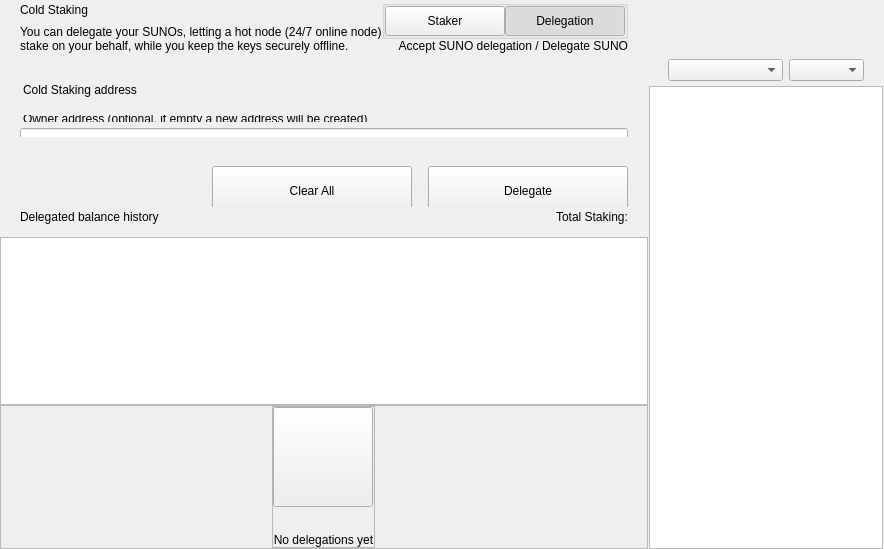
<?xml version="1.0" encoding="UTF-8"?>
<ui version="4.0">
 <class>ColdStakingWidget</class>
 <widget class="QWidget" name="ColdStakingWidget">
  <property name="geometry">
   <rect>
    <x>0</x>
    <y>0</y>
    <width>629</width>
    <height>549</height>
   </rect>
  </property>
  <property name="windowTitle">
   <string>Form</string>
  </property>
  <layout class="QHBoxLayout" name="horizontalLayout_1" stretch="2,1">
   <property name="spacing">
    <number>0</number>
   </property>
   <property name="leftMargin">
    <number>0</number>
   </property>
   <property name="topMargin">
    <number>0</number>
   </property>
   <property name="rightMargin">
    <number>0</number>
   </property>
   <property name="bottomMargin">
    <number>0</number>
   </property>
   <item>
    <widget class="QWidget" name="left" native="true">
     <layout class="QVBoxLayout" name="verticalLayout_3">
      <property name="leftMargin">
       <number>0</number>
      </property>
      <property name="topMargin">
       <number>0</number>
      </property>
      <property name="rightMargin">
       <number>0</number>
      </property>
      <property name="bottomMargin">
       <number>0</number>
      </property>
      <item>
       <layout class="QVBoxLayout" name="verticalLayout_2">
        <property name="spacing">
         <number>0</number>
        </property>
        <item>
         <layout class="QVBoxLayout" name="verticalLayoutTop">
          <property name="spacing">
           <number>0</number>
          </property>
          <property name="leftMargin">
           <number>0</number>
          </property>
          <property name="rightMargin">
           <number>0</number>
          </property>
          <item>
           <widget class="QWidget" name="containerTitle" native="true">
            <property name="sizePolicy">
             <sizepolicy hsizetype="Preferred" vsizetype="Minimum">
              <horstretch>0</horstretch>
              <verstretch>0</verstretch>
             </sizepolicy>
            </property>
            <property name="maximumSize">
             <size>
              <width>16777215</width>
              <height>100</height>
             </size>
            </property>
            <layout class="QHBoxLayout" name="containerTitleLayout">
             <property name="spacing">
              <number>0</number>
             </property>
             <property name="leftMargin">
              <number>20</number>
             </property>
             <property name="topMargin">
              <number>0</number>
             </property>
             <property name="rightMargin">
              <number>20</number>
             </property>
             <property name="bottomMargin">
              <number>0</number>
             </property>
             <item>
              <layout class="QVBoxLayout" name="verticalLayout11">
               <property name="spacing">
                <number>5</number>
               </property>
               <item>
                <widget class="QLabel" name="labelTitle">
                 <property name="text">
                  <string>Cold Staking</string>
                 </property>
                </widget>
               </item>
               <item>
                <widget class="QLabel" name="labelSubtitle1">
                 <property name="maximumSize">
                  <size>
                   <width>16777215</width>
                   <height>16777215</height>
                  </size>
                 </property>
                 <property name="text">
                  <string>You can delegate your SUNOs, letting a hot node (24/7 online node)
stake on your behalf, while you keep the keys securely offline.</string>
                 </property>
                </widget>
               </item>
              </layout>
             </item>
             <item>
              <spacer name="horizontalSpacer">
               <property name="orientation">
                <enum>Qt::Horizontal</enum>
               </property>
               <property name="sizeHint" stdset="0">
                <size>
                 <width>40</width>
                 <height>20</height>
                </size>
               </property>
              </spacer>
             </item>
             <item>
              <widget class="QWidget" name="containerViewPrivacyChecks" native="true">
               <layout class="QVBoxLayout" name="containerPrivacyChecks">
                <property name="spacing">
                 <number>0</number>
                </property>
                <property name="leftMargin">
                 <number>0</number>
                </property>
                <property name="topMargin">
                 <number>0</number>
                </property>
                <property name="rightMargin">
                 <number>0</number>
                </property>
                <property name="bottomMargin">
                 <number>0</number>
                </property>
                <item alignment="Qt::AlignHCenter|Qt::AlignVCenter">
                 <widget class="QGroupBox" name="groupBox">
                  <property name="title">
                   <string/>
                  </property>
                  <layout class="QHBoxLayout" name="horizontalLayout_2_1">
                   <property name="spacing">
                    <number>0</number>
                   </property>
                   <property name="leftMargin">
                    <number>0</number>
                   </property>
                   <property name="topMargin">
                    <number>0</number>
                   </property>
                   <property name="rightMargin">
                    <number>0</number>
                   </property>
                   <property name="bottomMargin">
                    <number>0</number>
                   </property>
                   <item>
                    <widget class="QPushButton" name="pushLeft">
                     <property name="minimumSize">
                      <size>
                       <width>120</width>
                       <height>30</height>
                      </size>
                     </property>
                     <property name="maximumSize">
                      <size>
                       <width>120</width>
                       <height>30</height>
                      </size>
                     </property>
                     <property name="focusPolicy">
                      <enum>Qt::NoFocus</enum>
                     </property>
                     <property name="text">
                      <string>Staker</string>
                     </property>
                     <property name="checkable">
                      <bool>true</bool>
                     </property>
                     <property name="autoExclusive">
                      <bool>true</bool>
                     </property>
                    </widget>
                   </item>
                   <item>
                    <widget class="QPushButton" name="pushRight">
                     <property name="minimumSize">
                      <size>
                       <width>120</width>
                       <height>30</height>
                      </size>
                     </property>
                     <property name="maximumSize">
                      <size>
                       <width>120</width>
                       <height>30</height>
                      </size>
                     </property>
                     <property name="focusPolicy">
                      <enum>Qt::NoFocus</enum>
                     </property>
                     <property name="text">
                      <string>Delegation</string>
                     </property>
                     <property name="checkable">
                      <bool>true</bool>
                     </property>
                     <property name="checked">
                      <bool>true</bool>
                     </property>
                     <property name="autoExclusive">
                      <bool>true</bool>
                     </property>
                    </widget>
                   </item>
                  </layout>
                 </widget>
                </item>
                <item alignment="Qt::AlignTop">
                 <widget class="QLabel" name="labelSubtitle2">
                  <property name="text">
                   <string>Accept SUNO delegation / Delegate SUNO</string>
                  </property>
                  <property name="alignment">
                   <set>Qt::AlignRight|Qt::AlignTrailing|Qt::AlignVCenter</set>
                  </property>
                 </widget>
                </item>
               </layout>
              </widget>
             </item>
            </layout>
           </widget>
          </item>
          <item>
           <spacer name="verticalSpacer_2">
            <property name="orientation">
             <enum>Qt::Vertical</enum>
            </property>
            <property name="sizeType">
             <enum>QSizePolicy::Fixed</enum>
            </property>
            <property name="sizeHint" stdset="0">
             <size>
              <width>20</width>
              <height>30</height>
             </size>
            </property>
           </spacer>
          </item>
          <item>
           <widget class="QWidget" name="containerSend" native="true">
            <property name="minimumSize">
             <size>
              <width>0</width>
              <height>50</height>
             </size>
            </property>
            <layout class="QVBoxLayout" name="containerSendRow">
             <property name="spacing">
              <number>6</number>
             </property>
             <property name="leftMargin">
              <number>0</number>
             </property>
             <property name="topMargin">
              <number>0</number>
             </property>
             <property name="rightMargin">
              <number>0</number>
             </property>
             <property name="bottomMargin">
              <number>0</number>
             </property>
             <item>
              <widget class="QLabel" name="labelEditTitle">
               <property name="maximumSize">
                <size>
                 <width>16777215</width>
                 <height>30</height>
                </size>
               </property>
               <property name="styleSheet">
                <string notr="true">padding-left:20px; padding-bottom:3px;</string>
               </property>
               <property name="text">
                <string>Cold Staking address</string>
               </property>
              </widget>
             </item>
             <item>
              <spacer name="verticalSpacer_6">
               <property name="orientation">
                <enum>Qt::Vertical</enum>
               </property>
               <property name="sizeType">
                <enum>QSizePolicy::Fixed</enum>
               </property>
               <property name="sizeHint" stdset="0">
                <size>
                 <width>20</width>
                 <height>9</height>
                </size>
               </property>
              </spacer>
             </item>
             <item>
              <widget class="QWidget" name="containerOwner" native="true">
               <layout class="QVBoxLayout" name="vContainerOwner">
                <property name="spacing">
                 <number>4</number>
                </property>
                <property name="leftMargin">
                 <number>20</number>
                </property>
                <property name="topMargin">
                 <number>0</number>
                </property>
                <property name="rightMargin">
                 <number>20</number>
                </property>
                <property name="bottomMargin">
                 <number>0</number>
                </property>
                <item>
                 <widget class="QLabel" name="labelSubtitleDescription">
                  <property name="maximumSize">
                   <size>
                    <width>16777215</width>
                    <height>20</height>
                   </size>
                  </property>
                  <property name="styleSheet">
                   <string notr="true">margin-bottom:2px;
                   margin-left:0.05px;
                   padding:0px;</string>
                  </property>
                  <property name="text">
                   <string>Owner address (optional, if empty a new address will be created)</string>
                  </property>
                 </widget>
                </item>
                <item>
                 <widget class="QLineEdit" name="lineEditOwnerAddress">
                  <property name="minimumSize">
                   <size>
                    <width>0</width>
                    <height>50</height>
                   </size>
                  </property>
                  <property name="maximumSize">
                   <size>
                    <width>16777215</width>
                    <height>50</height>
                   </size>
                  </property>
                  <property name="styleSheet">
                   <string notr="true"/>
                  </property>
                  <property name="placeholderText">
                   <string>Enter owner address</string>
                  </property>
                 </widget>
                </item>
               </layout>
              </widget>
             </item>
            </layout>
           </widget>
          </item>
         </layout>
        </item>
        <item>
         <spacer name="verticalSpacer_3">
          <property name="orientation">
           <enum>Qt::Vertical</enum>
          </property>
          <property name="sizeType">
           <enum>QSizePolicy::Minimum</enum>
          </property>
          <property name="sizeHint" stdset="0">
           <size>
            <width>20</width>
            <height>20</height>
           </size>
          </property>
         </spacer>
        </item>
        <item>
         <widget class="QWidget" name="containerBtn" native="true">
          <property name="minimumSize">
           <size>
            <width>0</width>
            <height>50</height>
           </size>
          </property>
          <layout class="QHBoxLayout" name="horizontalLayout">
           <property name="rightMargin">
            <number>20</number>
           </property>
           <item>
            <spacer name="horizontalSpacer_2">
             <property name="orientation">
              <enum>Qt::Horizontal</enum>
             </property>
             <property name="sizeHint" stdset="0">
              <size>
               <width>200</width>
               <height>20</height>
              </size>
             </property>
            </spacer>
           </item>
           <item>
            <layout class="QHBoxLayout" name="horizontalLayout_7">
             <item>
              <spacer name="horizontalSpacer_3">
               <property name="orientation">
                <enum>Qt::Horizontal</enum>
               </property>
               <property name="sizeType">
                <enum>QSizePolicy::Expanding</enum>
               </property>
               <property name="sizeHint" stdset="0">
                <size>
                 <width>40</width>
                 <height>20</height>
                </size>
               </property>
              </spacer>
             </item>
             <item>
              <widget class="QPushButton" name="pushButtonClear">
               <property name="minimumSize">
                <size>
                 <width>200</width>
                 <height>50</height>
                </size>
               </property>
               <property name="focusPolicy">
                <enum>Qt::NoFocus</enum>
               </property>
               <property name="text">
                <string>Clear All</string>
               </property>
              </widget>
             </item>
             <item>
              <spacer name="horizontalSpacer_4">
               <property name="orientation">
                <enum>Qt::Horizontal</enum>
               </property>
               <property name="sizeType">
                <enum>QSizePolicy::Fixed</enum>
               </property>
               <property name="sizeHint" stdset="0">
                <size>
                 <width>10</width>
                 <height>20</height>
                </size>
               </property>
              </spacer>
             </item>
             <item>
              <widget class="QPushButton" name="pushButtonSend">
               <property name="minimumSize">
                <size>
                 <width>200</width>
                 <height>50</height>
                </size>
               </property>
               <property name="maximumSize">
                <size>
                 <width>200</width>
                 <height>50</height>
                </size>
               </property>
               <property name="focusPolicy">
                <enum>Qt::NoFocus</enum>
               </property>
               <property name="text">
                <string>Delegate</string>
               </property>
              </widget>
             </item>
            </layout>
           </item>
          </layout>
         </widget>
        </item>
        <item>
         <widget class="QWidget" name="containerHistoryLabel" native="true">
          <layout class="QHBoxLayout" name="horizontalLayout_4">
           <property name="spacing">
            <number>0</number>
           </property>
           <property name="leftMargin">
            <number>20</number>
           </property>
           <property name="topMargin">
            <number>0</number>
           </property>
           <property name="rightMargin">
            <number>20</number>
           </property>
           <property name="bottomMargin">
            <number>0</number>
           </property>
           <item>
            <widget class="QWidget" name="verticalWidget" native="true">
             <property name="minimumSize">
              <size>
               <width>100</width>
               <height>0</height>
              </size>
             </property>
             <layout class="QVBoxLayout" name="verticalLayout_58">
              <property name="leftMargin">
               <number>0</number>
              </property>
              <property name="topMargin">
               <number>0</number>
              </property>
              <property name="rightMargin">
               <number>0</number>
              </property>
              <property name="bottomMargin">
               <number>0</number>
              </property>
              <item>
               <widget class="QLabel" name="labelListHistory">
                <property name="text">
                 <string>Delegated balance history</string>
                </property>
               </widget>
              </item>
             </layout>
            </widget>
           </item>
           <item>
            <spacer name="horizontalSpacer_5">
             <property name="orientation">
              <enum>Qt::Horizontal</enum>
             </property>
             <property name="sizeHint" stdset="0">
              <size>
               <width>40</width>
               <height>20</height>
              </size>
             </property>
            </spacer>
           </item>
           <item>
            <widget class="QLabel" name="labelStakingTotal">
             <property name="text">
              <string>Total Staking:</string>
             </property>
            </widget>
           </item>
          </layout>
         </widget>
        </item>
        <item>
         <layout class="QVBoxLayout" name="verticalLayout_64">
          <property name="spacing">
           <number>0</number>
          </property>
          <item>
           <spacer name="verticalSpacer_44">
            <property name="orientation">
             <enum>Qt::Vertical</enum>
            </property>
            <property name="sizeType">
             <enum>QSizePolicy::Fixed</enum>
            </property>
            <property name="sizeHint" stdset="0">
             <size>
              <width>20</width>
              <height>10</height>
             </size>
            </property>
           </spacer>
          </item>
          <item>
           <widget class="QListView" name="listView">
            <property name="enabled">
             <bool>true</bool>
            </property>
            <property name="mouseTracking">
             <bool>true</bool>
            </property>
           </widget>
          </item>
          <item>
           <widget class="QFrame" name="emptyContainer">
            <property name="minimumSize">
             <size>
              <width>0</width>
              <height>100</height>
             </size>
            </property>
            <property name="frameShape">
             <enum>QFrame::StyledPanel</enum>
            </property>
            <property name="frameShadow">
             <enum>QFrame::Raised</enum>
            </property>
            <layout class="QVBoxLayout" name="verticalLayout_71" stretch="1,8">
             <property name="spacing">
              <number>0</number>
             </property>
             <property name="leftMargin">
              <number>0</number>
             </property>
             <property name="topMargin">
              <number>0</number>
             </property>
             <property name="rightMargin">
              <number>0</number>
             </property>
             <property name="bottomMargin">
              <number>0</number>
             </property>
             <item>
              <spacer name="verticalSpacer">
               <property name="orientation">
                <enum>Qt::Vertical</enum>
               </property>
               <property name="sizeHint" stdset="0">
                <size>
                 <width>20</width>
                 <height>20</height>
                </size>
               </property>
              </spacer>
             </item>
             <item alignment="Qt::AlignHCenter|Qt::AlignVCenter">
              <widget class="QFrame" name="emptyScreen">
               <property name="sizePolicy">
                <sizepolicy hsizetype="Expanding" vsizetype="Expanding">
                 <horstretch>0</horstretch>
                 <verstretch>0</verstretch>
                </sizepolicy>
               </property>
               <property name="frameShape">
                <enum>QFrame::StyledPanel</enum>
               </property>
               <property name="frameShadow">
                <enum>QFrame::Raised</enum>
               </property>
               <layout class="QVBoxLayout" name="verticalLayout">
                <property name="spacing">
                 <number>30</number>
                </property>
                <property name="leftMargin">
                 <number>0</number>
                </property>
                <property name="topMargin">
                 <number>0</number>
                </property>
                <property name="rightMargin">
                 <number>0</number>
                </property>
                <property name="bottomMargin">
                 <number>0</number>
                </property>
                <item alignment="Qt::AlignHCenter|Qt::AlignVCenter">
                 <widget class="QPushButton" name="pushImgEmpty">
                  <property name="minimumSize">
                   <size>
                    <width>100</width>
                    <height>100</height>
                   </size>
                  </property>
                  <property name="maximumSize">
                   <size>
                    <width>100</width>
                    <height>100</height>
                   </size>
                  </property>
                  <property name="focusPolicy">
                   <enum>Qt::NoFocus</enum>
                  </property>
                  <property name="text">
                   <string/>
                  </property>
                  <property name="iconSize">
                   <size>
                    <width>100</width>
                    <height>100</height>
                   </size>
                  </property>
                 </widget>
                </item>
                <item alignment="Qt::AlignHCenter|Qt::AlignVCenter">
                 <widget class="QLabel" name="labelEmpty">
                  <property name="styleSheet">
                   <string notr="true"/>
                  </property>
                  <property name="text">
                   <string>No delegations yet</string>
                  </property>
                  <property name="alignment">
                   <set>Qt::AlignCenter</set>
                  </property>
                 </widget>
                </item>
               </layout>
              </widget>
             </item>
            </layout>
           </widget>
          </item>
         </layout>
        </item>
       </layout>
      </item>
     </layout>
    </widget>
   </item>
   <item>
    <widget class="QWidget" name="right" native="true">
     <layout class="QVBoxLayout" name="rightContainer">
      <property name="spacing">
       <number>0</number>
      </property>
      <property name="leftMargin">
       <number>1</number>
      </property>
      <property name="topMargin">
       <number>0</number>
      </property>
      <property name="rightMargin">
       <number>1</number>
      </property>
      <property name="bottomMargin">
       <number>0</number>
      </property>
      <item>
       <widget class="QWidget" name="containerRightButtons" native="true">
        <property name="minimumSize">
         <size>
          <width>0</width>
          <height>50</height>
         </size>
        </property>
        <layout class="QVBoxLayout" name="verticalLayout_4">
         <property name="leftMargin">
          <number>19</number>
         </property>
         <property name="topMargin">
          <number>0</number>
         </property>
         <property name="rightMargin">
          <number>19</number>
         </property>
         <property name="bottomMargin">
          <number>0</number>
         </property>
         <item>
          <widget class="OptionButton" name="btnCoinControl" native="true">
           <property name="minimumSize">
            <size>
             <width>0</width>
             <height>0</height>
            </size>
           </property>
          </widget>
         </item>
         <item>
          <widget class="OptionButton" name="btnColdStaking" native="true"/>
         </item>
         <item>
          <widget class="OptionButton" name="btnMyStakingAddresses" native="true">
           <property name="sizePolicy">
            <sizepolicy hsizetype="Preferred" vsizetype="Minimum">
             <horstretch>0</horstretch>
             <verstretch>0</verstretch>
            </sizepolicy>
           </property>
          </widget>
         </item>
        </layout>
       </widget>
      </item>
      <item>
       <widget class="QWidget" name="sortWidget" native="true">
        <layout class="QHBoxLayout" name="horizontalLayout_6">
         <property name="leftMargin">
          <number>19</number>
         </property>
         <property name="rightMargin">
          <number>19</number>
         </property>
         <property name="bottomMargin">
          <number>5</number>
         </property>
         <item>
          <spacer name="horizontalSpacer_6">
           <property name="orientation">
            <enum>Qt::Horizontal</enum>
           </property>
           <property name="sizeHint" stdset="0">
            <size>
             <width>40</width>
             <height>20</height>
            </size>
           </property>
          </spacer>
         </item>
         <item>
          <widget class="QComboBox" name="comboBoxSort">
           <property name="sizePolicy">
            <sizepolicy hsizetype="Preferred" vsizetype="Fixed">
             <horstretch>0</horstretch>
             <verstretch>0</verstretch>
            </sizepolicy>
           </property>
           <property name="minimumSize">
            <size>
             <width>115</width>
             <height>0</height>
            </size>
           </property>
          </widget>
         </item>
         <item>
          <widget class="QComboBox" name="comboBoxSortOrder">
           <property name="sizePolicy">
            <sizepolicy hsizetype="Preferred" vsizetype="Fixed">
             <horstretch>0</horstretch>
             <verstretch>0</verstretch>
            </sizepolicy>
           </property>
           <property name="minimumSize">
            <size>
             <width>75</width>
             <height>0</height>
            </size>
           </property>
          </widget>
         </item>
        </layout>
       </widget>
      </item>
      <item>
       <widget class="QListView" name="listViewStakingAddress">
        <property name="enabled">
         <bool>true</bool>
        </property>
        <property name="mouseTracking">
         <bool>true</bool>
        </property>
       </widget>
      </item>
     </layout>
    </widget>
   </item>
  </layout>
 </widget>
 <customwidgets>
  <customwidget>
   <class>OptionButton</class>
   <extends>QWidget</extends>
   <header>qt/supernodecoin/optionbutton.h</header>
   <container>1</container>
  </customwidget>
 </customwidgets>
 <resources/>
 <connections/>
</ui>
